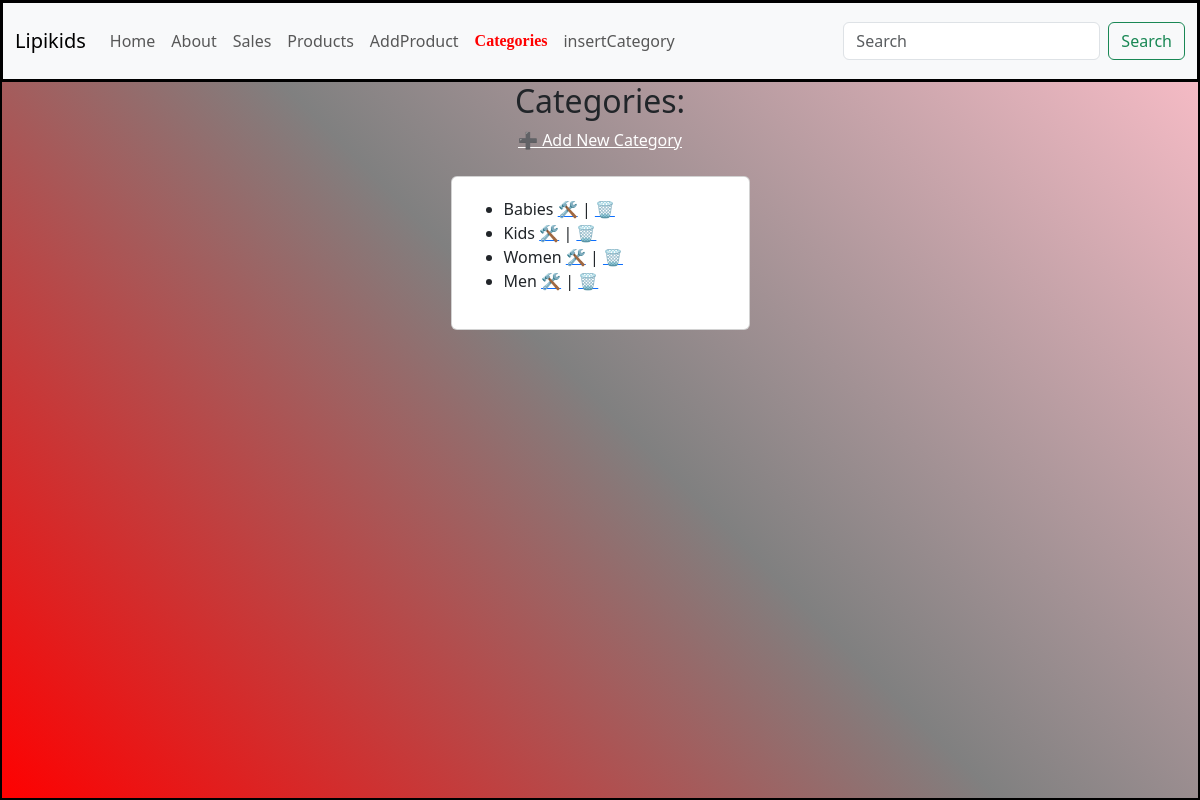
Page /products/category on the committed database.
### products/models.py (models this page shows, shortened)
class CategoryModel(Model):
    name = CharField(max_length=50)
    class Meta:
        db_table = "categories"

### products/views.py (the view)
# urls.py: path("category", views.categories, name = "categories_route"),
def categories(request):
    categories = CategoryModel.objects.all()
    context = {"active": "categories", "categories": categories}
    return render(request, "categories.html", context)

### products/templates/categories.html (shortened to what this page needs)
{% extends "layout.html" %}
{% load static %}
{% block content %}
    <h2>Categories:</h2>
    <a href="{% url 'insertCategory_route' %}" style="color:white">➕ Add New Category</a>
    <br><br>
    <div class="card w-25 mx-auto categories">
        <ul>
            {% for c in categories %}
                <li>{{c.name}}
                    <a href="{% url 'editCategory_route' c.id %}">🛠</a>
                    <span>|</span>
                    <a onclick="confirmDelete(event)" href="{% url 'deleteCategory_route' c.id %}">🗑</a>
                </li>
            {% endfor %}
        </ul>
    </div>
{% endblock content %}

### static/css/style.css (style rules this page uses)
html, body { height: 100%; text-align: center; background: linear-gradient(45deg,red, grey, pink); }
.categories { text-align: left; padding: 20px; }

### rows in the picture
CategoryModel: name "Babies"
CategoryModel: name "Kids"
CategoryModel: name "Women"
CategoryModel: name "Men"
